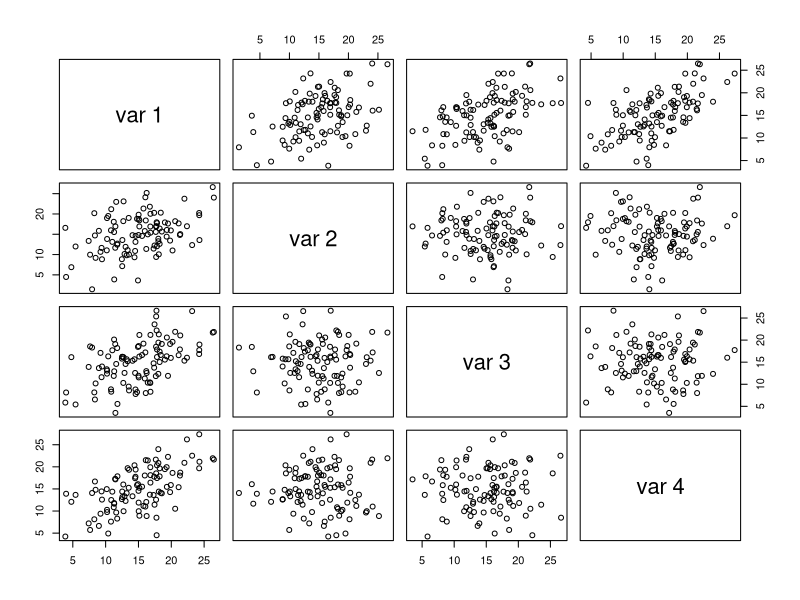
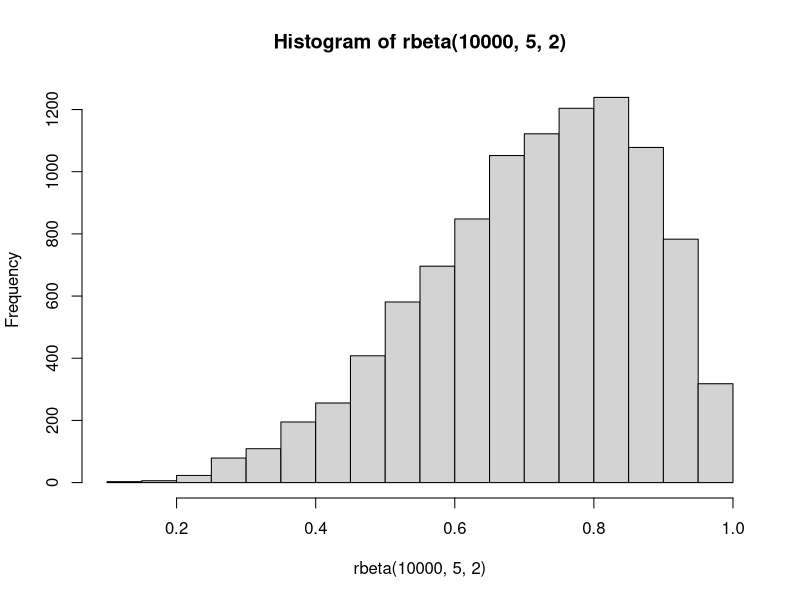
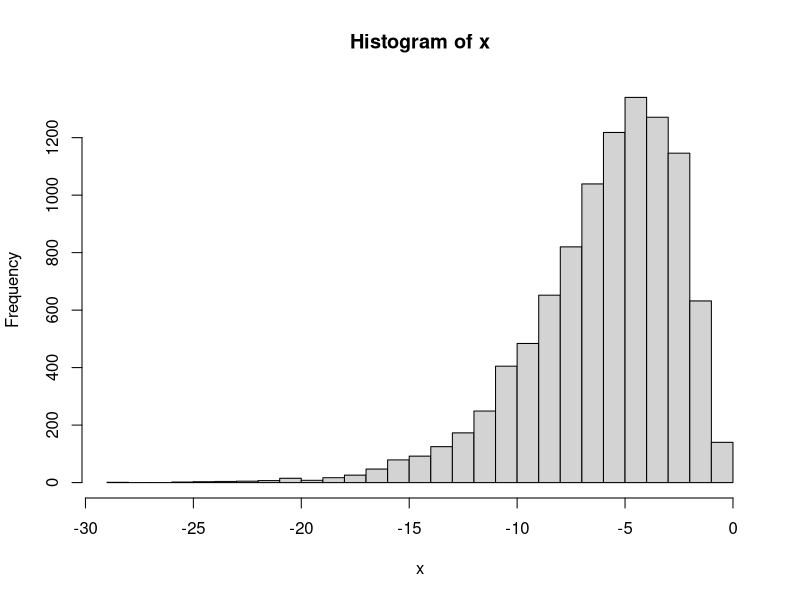
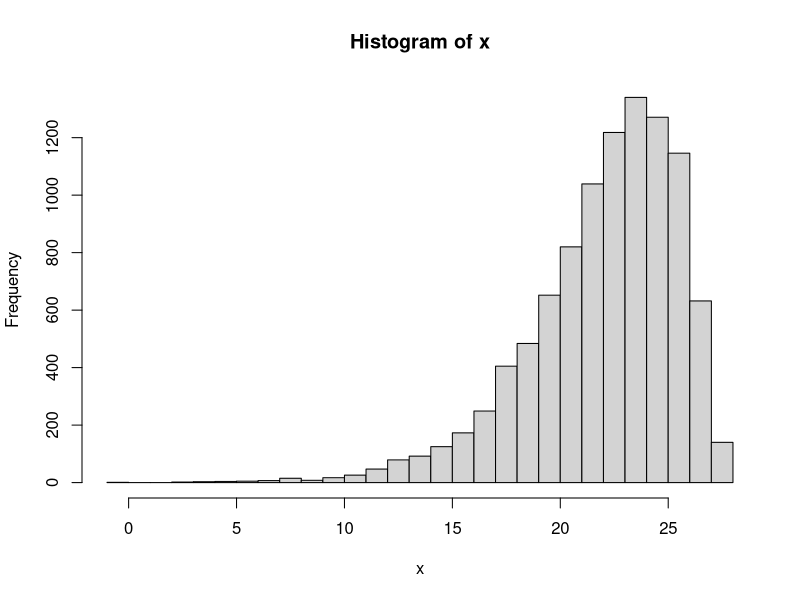
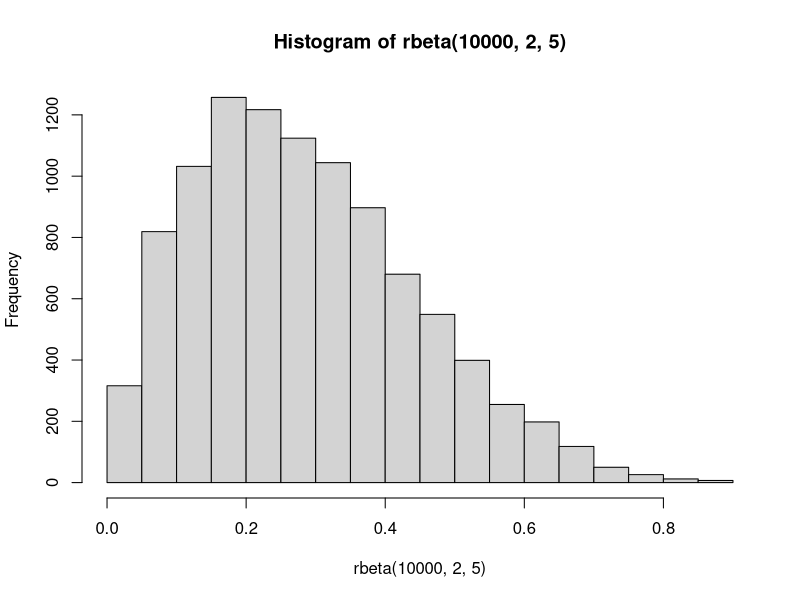
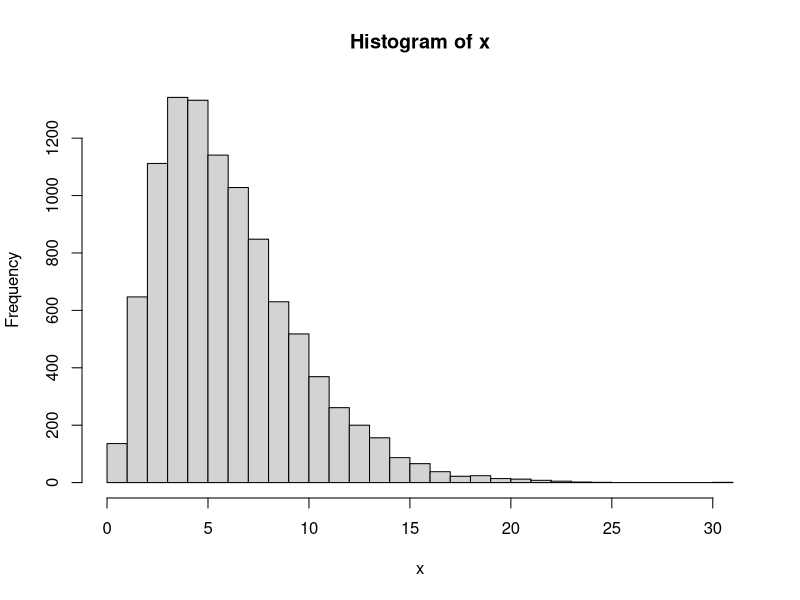
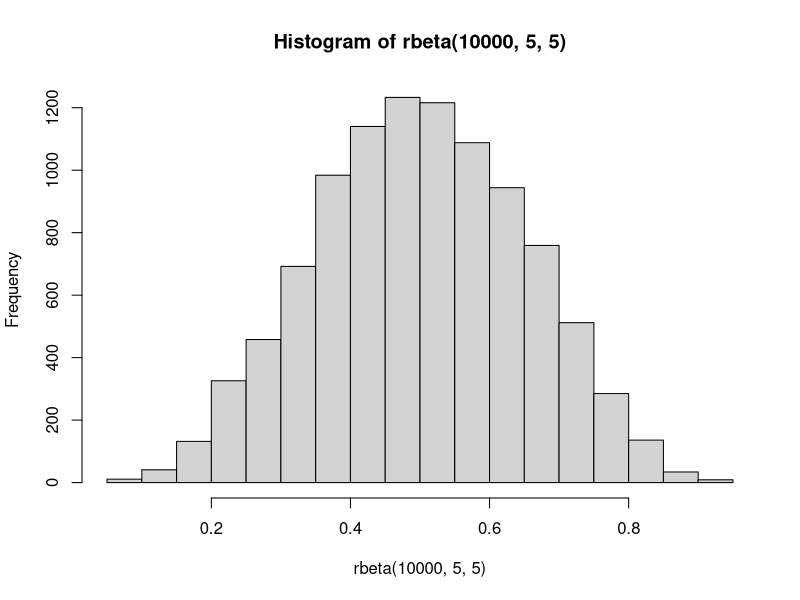
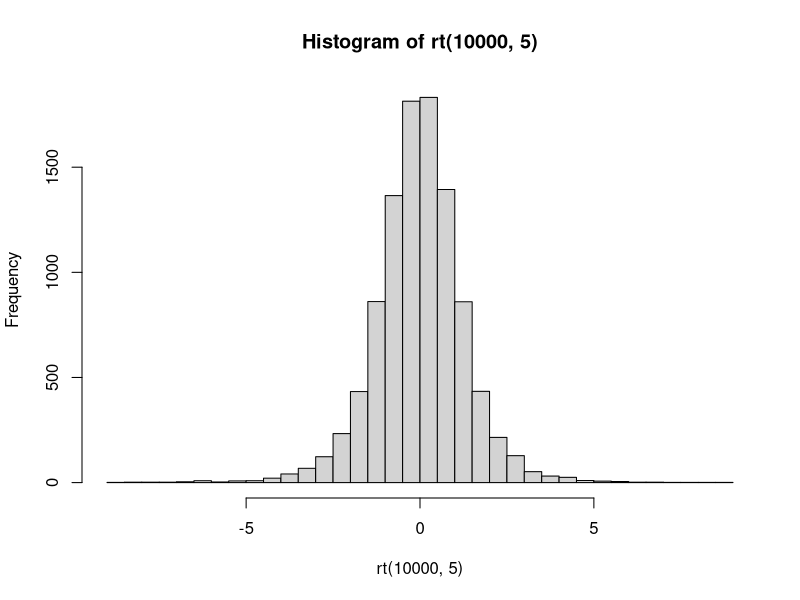

Here is the R script that generated these plots, in order:
## ---- chunk 1
# simulating nominal data

# set number of participants
n = 40

# generate data
A = c(rep(c("male"), n/2), rep(c("female"), n/2)) # '0' n/2 times, '1' n/2 times

# add to dataframe
df = data.frame(cbind(A))

# check it out
class(df$A)
df$A
## ---- chunk 2
# smulating ordinal data

# set number of participants
n = 30

# list of category names
names = list("uno", "due", "tre")

# generate data
B = c(rep(c(paste(names[1])), n/3), rep(c(paste(names[2])), n/3), rep(c(paste(names[3])), n/3)) # '0' n/3 times, '1' n/3 times, '2' n/3 times

# add to dataframe
df = data.frame(cbind(B))

# order the factors to be the same as the original list
df$B <- ordered(df$B, levels = c(paste(names[1]), paste(names[2]), paste(names[3])))

# check it out
class(df$B)
df$B
## ---- chunk 3
# simulating interval data

## ---- chunk 4
# simulating ratio data
# This is done by running a regression in reverse. Could try without any predictors (just mean and error)
# simulate outcome with 1 predictor (1-way ANOVA)

# set total participants
n = 40

# Set coefficients
alpha = 66
beta1 = 1.5
sde = 2 # standard deviation of the errors (values 1-3 seems to work well)

# Generate 200 trials
A = c(rep(c(0), n/2), rep(c(1), n/2)) # '0' n/2 times, '1' n/2 times
e = rnorm(n, 0, sd=sde) # Random noise, with standard deviation of 1

# Generate your data using the regression equation
y = alpha + beta1*A + e

# Join the variables in a data frame
data = data.frame(cbind(A, y))

# Fit an ANOVA
modelA = aov(y ~ A, data=data)
summary(modelA)



## ---- chunk 5
# simulate Likert-type data

x <- sample( LETTERS[1:4], 100, replace=TRUE, prob=c(0.1, 0.2, 0.65, 0.05) )
x
prop.table(table(x))
## ---- chunk 6
# simulate Likert-type data measuring latent continuous variable

set.seed(8649)     # this makes the example exactly reproducible
N      = 10        # this is how much data I'll generate
latent = rnorm(N)  # this is the actual latent variable I want to be measureing

##### generate latent responses to items
item1 = latent + rnorm(N, mean=0, sd=0.2)  # the strongest correlate
item2 = latent + rnorm(N, mean=0, sd=0.3)
item3 = latent + rnorm(N, mean=0, sd=0.5)
item4 = latent + rnorm(N, mean=0, sd=1.0)
item5 = latent + rnorm(N, mean=0, sd=1.2)  # the weakest

##### convert latent responses to ordered categories
item1 = findInterval(item1, vec=c(-Inf,-2.5,-1, 1,2.5,Inf))  # fairly unbiased
item2 = findInterval(item2, vec=c(-Inf,-2.5,-1, 1,2.5,Inf))
item3 = findInterval(item3, vec=c(-Inf,-3,  -2, 2,3,  Inf))  # middle values typical
item4 = findInterval(item4, vec=c(-Inf,-3,  -2, 2,3,  Inf))
item5 = findInterval(item5, vec=c(-Inf,-3.5,-3,-1,0.5,Inf))  # high ratings typical

##### combined into final scale
manifest = round(rowMeans(cbind(item1, item2, item3, item4, item5)), 1)
manifest
cor(manifest, latent)
## ---- chunk 7
# simulating correlated data

# this comes from https://stat.ethz.ch/pipermail/r-help/2007-April/128925.html

# create the initial x variable
x1 <- rnorm(100, 15, 5)

# x2, x3, and x4 in a matrix, these will be modified to meet the criteria
x234 <- scale(matrix( rnorm(300), ncol=3 ))

# put all into 1 matrix for simplicity
x1234 <- cbind(scale(x1),x234)

# find the current correlation matrix
c1 <- var(x1234)

# cholesky decomposition to get independence
chol1 <- solve(chol(c1))

newx <-  x1234 %*% chol1 

# check that we have independence and x1 unchanged
zapsmall(cor(newx))
all.equal( x1234[,1], newx[,1] )

# create new correlation structure (zeros can be replaced with other rvals)
newc <- matrix( 
c(1  , 0.4, 0.5, 0.6, 
  0.4, 1  , 0  , 0  ,
  0.5, 0  , 1  , 0  ,
  0.6, 0  , 0  , 1  ), ncol=4 )

# check that it is positive definite
eigen(newc)

chol2 <- chol(newc)

finalx <- newx %*% chol2 * sd(x1) + mean(x1)

# verify success
mean(x1)
colMeans(finalx)

sd(x1)
apply(finalx, 2, sd)

zapsmall(cor(finalx))
pairs(finalx)

all.equal(x1, finalx[,1])

xframe = as.data.frame(finalx)

## ---- chunk 8
# left skewed
hist(rbeta(10000,5,2))
#or
x <- -rchisq(10000,6)
hist(x, breaks=40)
x <- x + abs(round(min(x),0))
hist(x, breaks=40)

# right skewed
hist(rbeta(10000,2,5))
#or
x <- rchisq(10000,6)
hist(x, breaks=40)

# normal
hist(rbeta(10000,5,5))

# platykurtic
hist(rt(10000,5), breaks=40)
hist(rnorm(10000,mean=0,sd=5),breaks=40)
hist(c(rnorm(10000,mean=50,sd=10),runif(10000,min=20,max=80)))

## ---- chunk 9
# platycurtic
data=c(rnorm(10000,mean=100,sd=20),runif(10000,min=20,max=170))
hist(data,breaks=30,prob=TRUE)
curve(dnorm(x,mean=mean(data), sd=sd(data)),add=TRUE)
## ---- chunk 10
# leptokurtic
data=c(rnorm(10000,mean=100,sd=20),rnorm(10000,mean=100,sd=5))
hist(data,breaks=30,prob=TRUE)
curve(dnorm(x,mean=mean(data), sd=sd(data)),add=TRUE)

## ---- chunk 11
# simulating positive skewed data

N <- 10000
 x <- rnbinom(N, 8, .5)
 hist(x, 
 xlim=c(min(x),max(x)), probability=T, nclass=max(x)-min(x)+1, 
   col='lightblue', xlab=' ', ylab=' ', axes=F,
   main='Positive Skewed')
lines(density(x,bw=1), col='red', lwd=3)
## ---- chunk 12
# simulate outcome with 2 predictors and significant interaction (2-way ANOVA)

# set total participants
n = 40

# Set coefficients
alpha = 66
beta1 = 1.5
beta2 = 2
beta3 = 2
sde = 2 # standard deviation of the errors (values 1-3 seems to work well)

# Generate 200 trials
A = c(rep(c(0), n/2), rep(c(1), n/2)) # '0' n/2 times, '1' n/2 times
B = rep(c(rep(c(0), n/4), rep(c(1), n/4)), 2) # '0'x n/4, '1'x n/4, '0'x n/4, '1'x n/4
e = rnorm(n, 0, sd=sde) # Random noise, with standard deviation of 1

# Generate your data using the regression equation
y = alpha + beta1*A + beta2*B + beta3*A*B + e

# Join the variables in a data frame
data = data.frame(cbind(A, B, y))

# Fit an ANOVA
model = aov(y ~ A*B, data=data)
summary(model)

modelA = aov(y ~ A, data=data)
summary(modelA)

modelB = aov(y ~ B, data=data)
summary(modelB)
